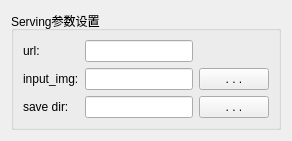
             <widget class="QWidget" name="tab2_servingSeg">
              <attribute name="title">
               <string>服务端</string>
              </attribute>
              <layout class="QGridLayout" name="gridLayout_10">
               <item row="0" column="0" rowspan="2">
                <widget class="QGroupBox" name="grp_servingSeg">
                 <property name="title">
                  <string>Serving参数设置</string>
                 </property>
                 <layout class="QGridLayout" name="gridLayout_7">
                  <item row="0" column="0">
                   <widget class="QLabel" name="label_url">
                    <property name="text">
                     <string>url:</string>
                    </property>
                   </widget>
                  </item>
                  <item row="0" column="1">
                   <widget class="QLineEdit" name="lineEdit_url"/>
                  </item>
                  <item row="1" column="0">
                   <widget class="QLabel" name="label_serving_data">
                    <property name="sizePolicy">
                     <sizepolicy hsizetype="Minimum" vsizetype="Preferred">
                      <horstretch>0</horstretch>
                      <verstretch>0</verstretch>
                     </sizepolicy>
                    </property>
                    <property name="maximumSize">
                     <size>
                      <width>121</width>
                      <height>40</height>
                     </size>
                    </property>
                    <property name="text">
                     <string>input_img:</string>
                    </property>
                   </widget>
                  </item>
                  <item row="1" column="1">
                   <widget class="QLineEdit" name="lineEdit_serving_data_dir"/>
                  </item>
                  <item row="1" column="2">
                   <widget class="QPushButton" name="pushButton_serving_data_dir">
                    <property name="sizePolicy">
                     <sizepolicy hsizetype="Fixed" vsizetype="Fixed">
                      <horstretch>0</horstretch>
                      <verstretch>0</verstretch>
                     </sizepolicy>
                    </property>
                    <property name="maximumSize">
                     <size>
                      <width>70</width>
                      <height>16777215</height>
                     </size>
                    </property>
                    <property name="text">
                     <string> . . . </string>
                    </property>
                   </widget>
                  </item>
                  <item row="2" column="0">
                   <widget class="QLabel" name="label_SaveDir_serving">
                    <property name="sizePolicy">
                     <sizepolicy hsizetype="Minimum" vsizetype="Preferred">
                      <horstretch>0</horstretch>
                      <verstretch>0</verstretch>
                     </sizepolicy>
                    </property>
                    <property name="maximumSize">
                     <size>
                      <width>121</width>
                      <height>40</height>
                     </size>
                    </property>
                    <property name="text">
                     <string>save dir:</string>
                    </property>
                   </widget>
                  </item>
                  <item row="2" column="1">
                   <widget class="QLineEdit" name="lineEdit_SaveDir_serving"/>
                  </item>
                  <item row="2" column="2">
                   <widget class="QPushButton" name="pushButton_SaveDir_serving">
                    <property name="sizePolicy">
                     <sizepolicy hsizetype="Fixed" vsizetype="Fixed">
                      <horstretch>0</horstretch>
                      <verstretch>0</verstretch>
                     </sizepolicy>
                    </property>
                    <property name="maximumSize">
                     <size>
                      <width>70</width>
                      <height>16777215</height>
                     </size>
                    </property>
                    <property name="text">
                     <string> . . . </string>
                    </property>
                   </widget>
                  </item>
                 </layout>
                </widget>
               </item>
              </layout>
             </widget>
